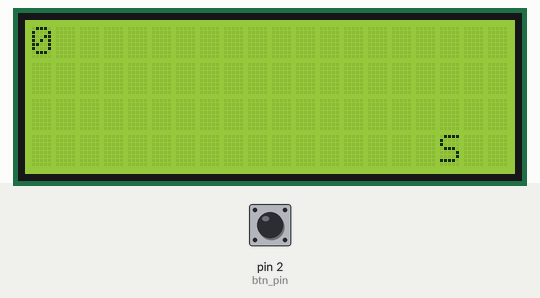
This sketch was run on a simulated Arduino Uno, built with avr-gcc and run on an emulated ATmega328P. Parts: 20×4 character LCD. The inputs (shaded band) are chosen by the test bench; at power-on: pin 2 (btn_pin) LOW. Random numbers use the default seed unless the sketch sets one.

Above: at 1.2 s.
1.3 s: pin 2 (btn_pin) pulled HIGH for 1 s
At 4.5 s:
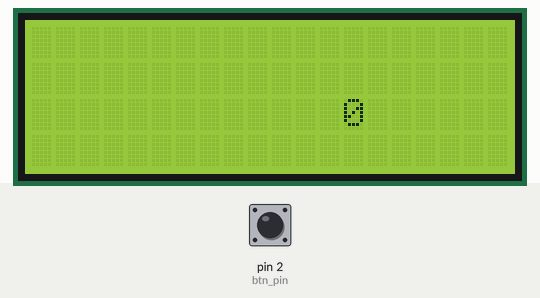
5.3 s: pin 2 (btn_pin) pulled HIGH for 0.6 s
At 6.0 s:
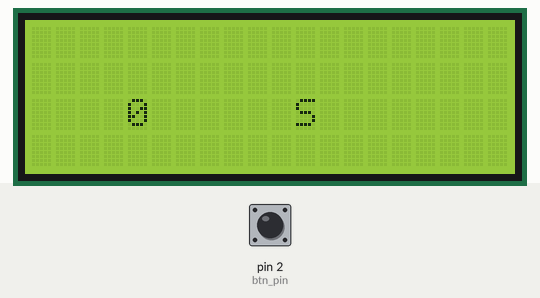
7.4 s: pin 2 (btn_pin) pulled HIGH for 0.6 s
At 8.0 s:
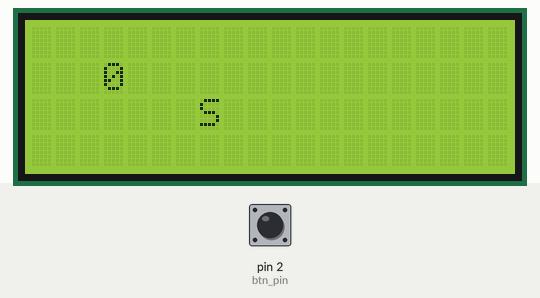
9.5 s: pin 2 (btn_pin) pulled HIGH for 1 s
At 10.1 s:
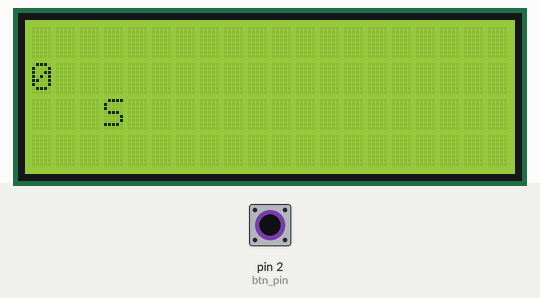
Timing chart, 0 to 12.5 s (numbered marks = the images above; inputs shaded):
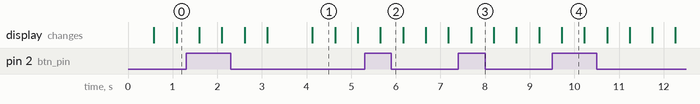

Measured:
- what the display in image 1 shows lasts 0.5 s, from 4.1 s to 4.6 s

The sketch:

snake.ino
```cpp
#include <LiquidCrystal_I2C.h>

int btn_pin = 2;
int x_lim = 20, y_lim = 4;
int curFoodX, curFoodY, curAiX = x_lim, curAiY = y_lim;

LiquidCrystal_I2C lcd(0x27, x_lim, y_lim);

void setup() {
  pinMode(btn_pin, INPUT);

  lcd.begin();
  lcd.backlight();
}

void loop() {
  int btnState = digitalRead(btn_pin);

  lcd.clear();
  lcd.setCursor(0,0);

  if(btnState == HIGH) {
    foodSpawn();
  }

  ai();

  delay(500);
}

void foodSpawn() {
  curFoodX = random(x_lim);
  curFoodY = random(y_lim);
}

void ai() {
  int x_dir = curFoodX - curAiX,
      y_dir = curFoodY - curAiY;

  if(x_dir < 0) {
    curAiX--;
  } else if (x_dir > 0) {
    curAiX++;
  } else if (y_dir < 0) {
    curAiY--;
  } else if (y_dir > 0) {
    curAiY++;
  } else {
    foodSpawn();
  }

  lcd.setCursor(curAiX, curAiY);
  lcd.print("S");

  lcd.setCursor(curFoodX, curFoodY);
  lcd.print("0");
}
```
